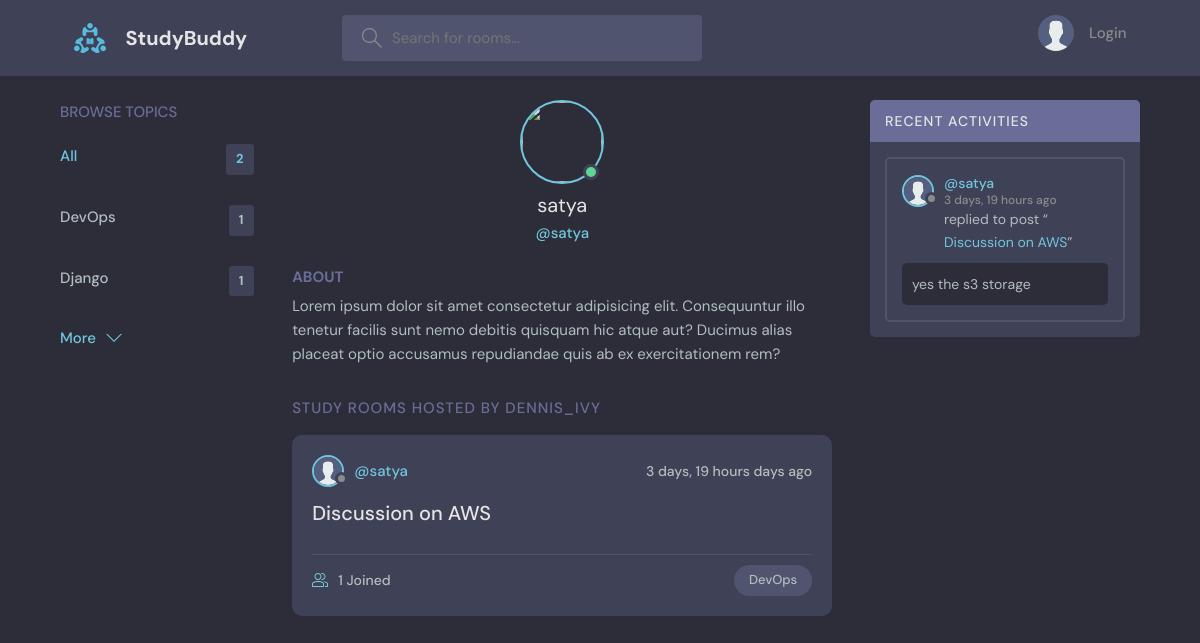
Page /profile/1/ on the committed database.
### base/models.py (models this page shows, shortened)
class Topic(models.Model):
    name = models.CharField(max_length=200)

class User(AbstractUser):
    name = models.CharField(max_length=200, null=True)
    email = models.EmailField(unique=True, null=True)
    bio = models.TextField(null=True)
    avatar = models.ImageField(null=True, default='avatar.svg')
    USERNAME_FIELD = 'email'  # Use email as the unique identifier
    REQUIRED_FIELDS = [ ]  # Username is still required for compatibility

class Room(models.Model):
    host = models.ForeignKey(User, on_delete=models.SET_NULL, null=True)
    topic = models.ForeignKey('Topic', on_delete=models.SET_NULL, null=True)
    name = models.CharField(max_length=200)
    description = models.TextField(blank=True, null=True)
    participants = models.ManyToManyField(User, related_name='participants', blank=True)
    created = models.DateTimeField(auto_now_add=True)
    updated = models.DateTimeField(auto_now=True)
    class Meta:
        ordering = ['-updated', '-created']
    def __str__(self):
        return self.name

class Message(models.Model):
    user = models.ForeignKey(User, on_delete=models.CASCADE)
    room = models.ForeignKey(Room, on_delete=models.CASCADE)
    body = models.TextField()
    created = models.DateTimeField(auto_now_add=True)
    updated = models.DateTimeField(auto_now=True)
    class Meta:
        ordering = ['-updated', '-created']

### base/views.py (the view)
# urls.py: path('profile/<str:pk>/', views.userProfile, name='user-profile'),
def userProfile(request, pk):
    user = User.objects.get(id=pk)
    rooms = user.room_set.all()  # Fetch all rooms created by the user
    room_messages = user.message_set.all()  # Fetch all messages sent by the user
    topics = Topic.objects.all()
    context = {'user': user, 'rooms': rooms, 'room_messages': room_messages, 'topics': topics}
    return render(request, 'base/profile.html', context)

### base/templates/base/profile.html (shortened to what this page needs)
{% extends 'main.html' %}
{% block content %}
  <main class="profile-page layout layout--3">
    <div class="container">
      {% include 'base/topics_component.html' %}
      <div class="roomList">
        <div class="profile">
          <div class="profile__avatar">
            <div class="avatar avatar--large active">
              <img src="{{request.user.avatar.url}}" />
            </div>
          </div>
          <div class="profile__info">
            <h3>{{user.username}}</h3>
            <p>@{{user.username}}</p>
          </div>
          <div class="profile__about">
            <h3>About</h3>
            <p>
              Lorem ipsum dolor sit amet consectetur adipisicing elit. Consequuntur illo tenetur
              facilis sunt nemo debitis quisquam hic atque aut? Ducimus alias placeat optio
              accusamus repudiandae quis ab ex exercitationem rem?
            </p>
          </div>
        </div>
        <div class="roomList__header">
          <div>
            <h2>Study Rooms Hosted by dennis_ivy</a>
            </h2>
          </div>
        </div>
        {% include 'base/feed_component.html' %}
      </div>
      {% include 'base/acitivity_component.html' %}
    </div>
  </main>
{% endblock %}

### base/templates/base/topics_component.html
<div class="topics">
          <div class="topics__header">
            <h2>Browse Topics</h2>
          </div>
          <ul class="topics__list">
            <li>
              <a href="{% url 'home' %}" class="active">All <span>{{topics.count}}</span></a>
            </li>
            {% for topic in topics %}
            <li>
              <a href="{% url 'home' %}?q={{ topic.name }}">{{topic.name}}<span>{{topic.room_set.all.count}}</span></a>
            </li>
            {% endfor %}
          </ul>
          <a class="btn btn--link" href="{% url 'topics' %}">
            More
            <svg version="1.1" xmlns="http://www.w3.org/2000/svg" width="32" height="32" viewBox="0 0 32 32">
              <title>chevron-down</title>
              <path d="M16 21l-13-13h-3l16 16 16-16h-3l-13 13z"></path>
            </svg>
          </a>
</div>

### base/templates/base/feed_component.html (shortened to what this page needs)
{% for room in rooms %}
<div class="roomListRoom">
            <div class="roomListRoom__header">
              <a href="{% url 'user-profile' room.host.id %}" class="roomListRoom__author">
                <div class="avatar avatar--small">
                  <img src="{{room.host.avatar.url}}" />
                </div>
                <span>@{{room.host.username}}</span>
              </a>
              <div class="roomListRoom__actions">
                <span>{{room.created|timesince}} days ago</span>
              </div>
            </div>
            <div class="roomListRoom__content">
              <a href="{% url 'room' room.id %}">{{room.name}}</a>
            </div>
            <div class="roomListRoom__meta">
              <a href="{% url 'room' room.id %}" class="roomListRoom__joined">
                {{room.participants.all.count}} Joined
              </a>
              <p class="roomListRoom__topic">{{room.topic.name}}</p>
            </div>
</div>
{% endfor %}

### base/templates/base/acitivity_component.html (shortened to what this page needs)
<div class="activities">
          <div class="activities__header">
            <h2>Recent Activities</h2>
          </div>
          {% for message in room_messages %}
          <div class="activities__box">
            <div class="activities__boxHeader roomListRoom__header">
              <a href="{% url 'user-profile' message.user.id %}" class="roomListRoom__author">
                <div class="avatar avatar--small">
                  <img src="{{message.user.avatar.url}}" />
                </div>
                <p>
                  @{{message.user.username}}
                  <span>{{message.created|timesince}} ago</span>
                </p>
              </a>
            </div>
            <div class="activities__boxContent">
              <p>replied to post “<a href="{% url 'room' message.room.id %}">{{message.room}}</a>”</p>
              <div class="activities__boxRoomContent">
                {{ message.body}}
              </div>
            </div>
          </div>
          {% endfor %}
        </div>

### rows in the picture
Topic: name "DevOps", room_set.all.count "1"
Topic: name "Django", room_set.all.count "1"
User: username "satya"
Room: host.avatar (placeholder picture), host.username "satya", created "3 days, 19 hours", name "Discussion on AWS", participants.all.count "1", topic.name "DevOps"
Message: user.avatar (placeholder picture), user.username "satya", created "3 days, 19 hours", room "Discussion on AWS", body "yes the s3 storage"

### other values in the picture
{{ topics.count }} "2"
